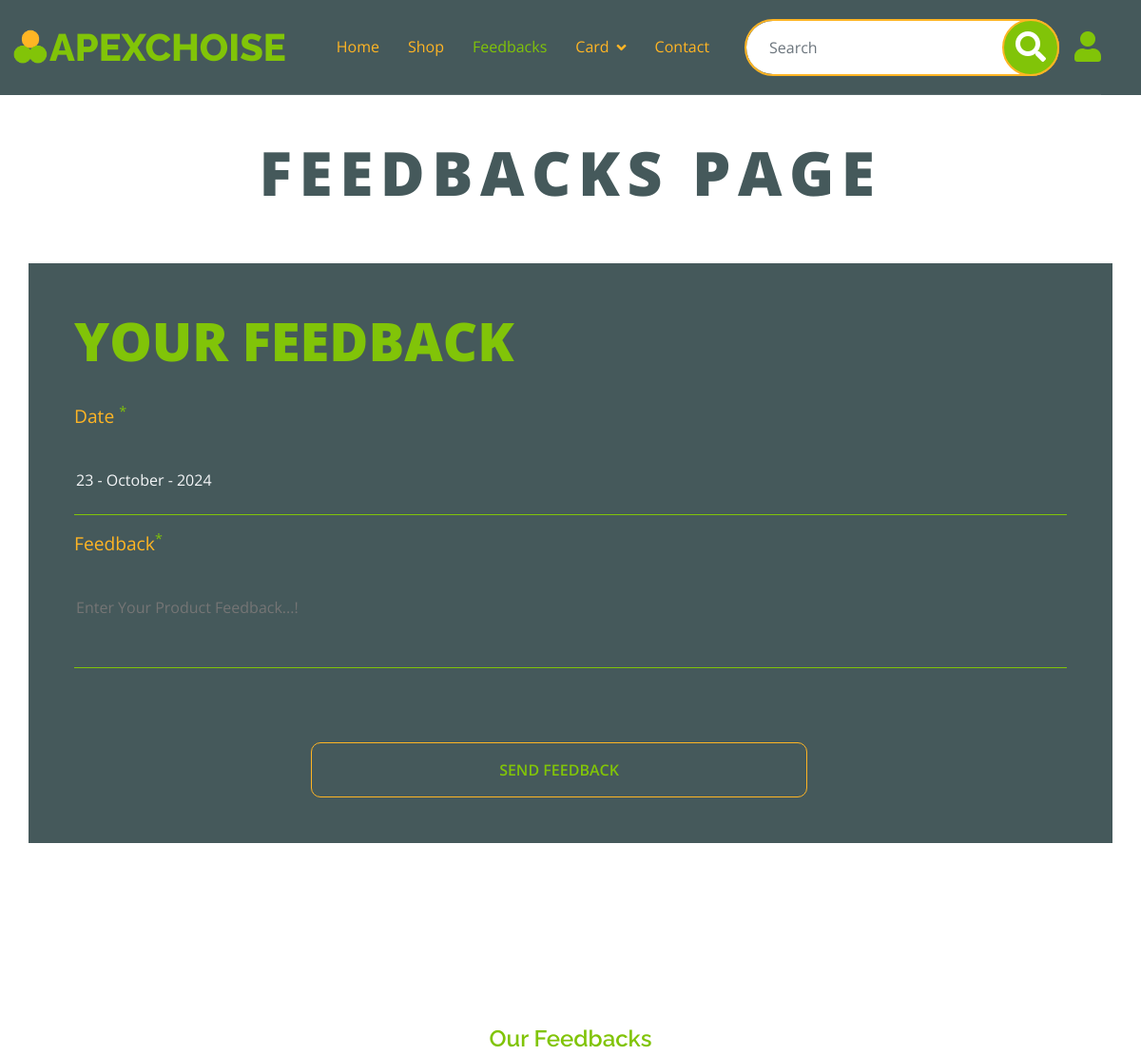
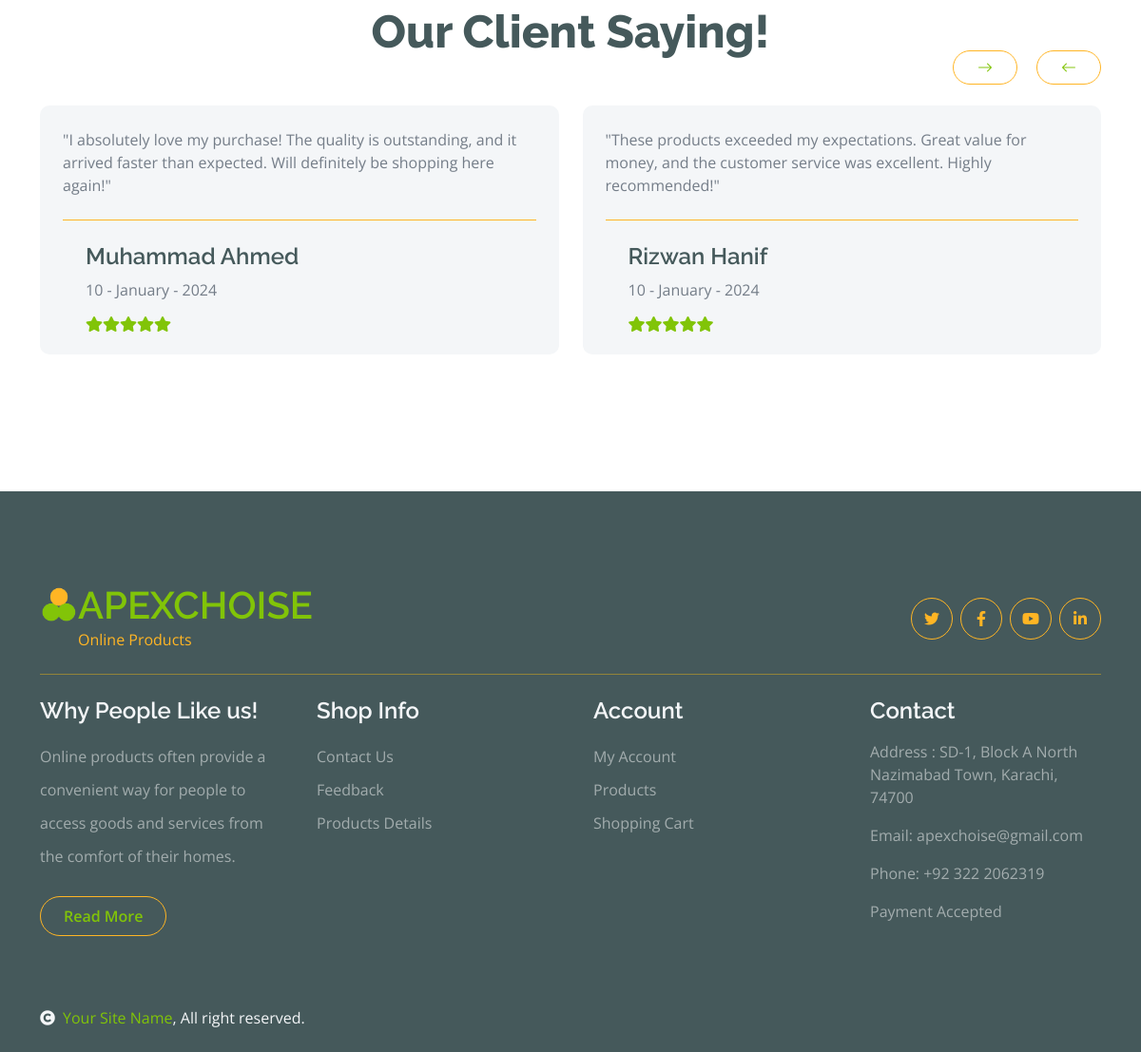
Screenshot of /index/testimonial.php (signed in) with the database file from the repository (2 pictures, top to bottom).
### tables this page shows
CREATE TABLE `feedbacks_table` (
  `Feedback_Id` int(8) NOT NULL,
  `Customer_Id` int(8) NOT NULL,
  `Feedback_Date` varchar(250) NOT NULL,
  `Feedback_text` varchar(250) NOT NULL,
  `Name` varchar(250) NOT NULL
);

### index/testimonial.php (the view, shortened to what this page needs)
<?php
require "../Admin/config.php";
include "nav.php";
if(isset($_SESSION['user']) && $_SESSION['user']){
?>
    <body>
       <div class="container-fluid bg-dark fixed-top">
            <div class="container ">
            <nav class="navbar navbar-light bg-dark navbar-expand-xl">
                    <a href="index.php" class="navbar-brand">
                        <h1 class="text-primary display-6 mt-2 " style="margin-left:-30px "><img src="img/logo.png" alt=""style="width:40px;margin-top:-8px " >Apexchoise</h1></a>
                    <div class="collapse navbar-collapse bg-dark" id="navbarCollapse">
                        <div class="navbar-nav mx-auto">
                            <a href="index.php" class="nav-item nav-link  text-secondary ">Home</a>
                            <a href="shop.php" class="nav-item nav-link text-secondary ">Shop</a>
                            <a href="testimonial.php" class="nav-item nav-link active ">Feedbacks</a>
                            <div class="nav-item dropdown">
                                <a href="#" class="nav-link dropdown-toggle text-secondary" data-bs-toggle="dropdown">Card</a>
                            </div>
                            <a href="contact.php" class="nav-item nav-link text-secondary">Contact</a>
                        </div>
                        <div class="position-relative ">
                            <form action="shop.php" role="search" method="get">
                            <input class="form-control class border-2 border-secondary w-150 py-3 px-4 rounded-pill" type="Search" id="Search" name="Search" placeholder="Search">
                            <button type="submit" class="btn btn-primary border-2 border-secondary  position-absolute rounded-pill  text-white h-100" style="top: 0; right: 0%;"><i class="fas fa-search fa-2x"></i></button>
                        </form>
                        </div>
                        <div class="d-flex m-3 me-0">
                            <a href="user.php" class="my-auto">
                                <i class="fas fa-user fa-2x"></i>
                            </a>
                        </div>
                    </div>
                </nav>
            </div>
        </div>
        <div class="container-fluid py-5 mt-5 ">
        <h1 class=" ahmed text-center text-dark display-3 py-5">Feedbacks Page</h1>
            <div class="container w-100 bg-dark p-5 ">
                <form action="" method="post" >
                    <div class="row ">
                    <h5 class="idrees mb-4  text-primary display-4 fw-semibold" style=" text-transform:uppercase;">Your Feedback </h1>
                    <div class="form-item">
                        <label class="form-label py-2 text-secondary"> Date <sup class="text-primary">*</sup></label> <br>
                                 <input  class="format py-4 text-light " type="text" name="Date"  placeholder="DD/MM/YY" value="<?php echo date('j \- F - Y ')?>" required >
                              </div>
                        <div class="form-item">
                        <label class="form-label py-2 mt-2 text-secondary">Feedback<sup class="text-primary">*</sup></label> <br>
                        <textarea class="format py-4 text-light" name="Feedback" style="height: 100px;  resize: none;" type="text" class="form-control boxed" placeholder="Enter Your Product Feedback...!" ></textarea>
                              </div>
                         <div class="row g-4 text-center align-items-center justify-content-center pt-4">
                                <button type="submit" name="sendfeedback" class="btn border-secondary py-3 px-4 text-uppercase w-50 text-primary">Send Feedback</button>
                            </div>
                    </div>
                </form>
            </div>
        </div>
        <div class="container-fluid testimonial mt-5 py-5">
            <div class="container py-5">
                <div class="testimonial-header text-center">
                    <h4 class="text-primary">Our Feedbacks</h4>
                    <h1 class="display-5 mb-5 text-dark">Our Client Saying!</h1>
                </div>
                <div class="owl-carousel testimonial-carousel">
                        <?php
                        $runfeedback="SELECT * FROM `feedbacks_table`";
                        $feebackquery=mysqli_query($connect,$runfeedback) or die("Fail");
                        if(mysqli_num_rows($feebackquery)>0){
                            ?>
                            <?php
                            while($row=mysqli_fetch_assoc($feebackquery)){
                                ?>
                <div class=" testimonial-item bg-light rounded p-4">
                                    <div class="mb-4 pb-4 border-bottom border-secondary">
                                <p class="mb-0"><?=$row['Feedback_text']?></p>
                            </div>
                            <div class="d-flex align-items-center flex-nowrap">
                                <div class="ms-4 d-block">
                                    <h4 class="text-dark"><?=$row['Name']?></h4>
                                    <p class="m-0 pb-3"><?=$row['Feedback_Date']?></p>
                                    <div class="d-flex pe-5">
                                        <i class="fas fa-star text-primary"></i>
                                        <i class="fas fa-star text-primary"></i>
                                        <i class="fas fa-star text-primary"></i>
                                        <i class="fas fa-star text-primary"></i>
                                        <i class="fas fa-star text-primary"></i>
                                    </div>
                                </div>
                            </div>
                            </div>
                                <?php
                            }
                            ?>
                            <?php
                        }
                        ?>
                        </div>
            </div>
            </div>
    </body>
    <?php
    include "../footer.php";
    ?>
</html>
<?php
}else{
    header("Location: login.php");
}
?>

### index/css/style.css (style rules this page uses)
.btn { font-weight: 600; transition: .5s; }
.btn.border-secondary { transition: 0.5s; }
.fixed-top { transition: 0.5s; background: var(--bs-white); border: 0; }
.navbar .navbar-nav .nav-link { padding: 10px 15px; font-size: 16px; transition: .5s; }
.navbar { height: 100px; width: 100%; border-bottom: 1px solid rgba(255, 255, 255, .1); }
.navbar .navbar-nav .nav-link:hover, .navbar .navbar-nav .nav-link.active, .fixed-top.bg-white .navbar .navbar-nav .nav-link:hover, .fixed-top.bg-white .navbar .navbar-nav .nav-link.active { color: var(--bs-primary); }
.navbar .dropdown-toggle::after { border: none; content: "\f107"; font-family: "Font Awesome 5 Free"; font-weight: 700; vertical-align: middle; margin-left: 8px; }

### index/nav.php (style rules this page uses)
.class { width: 100%; margin-right: 100px; }
.navbar-brand { text-transform:uppercase; }

### index/testimonial.php (style rules this page uses)
label { font-size:120%; }
.format { border: none !important; border-bottom: 1px solid #81c408 !important; outline: none !important; width: 100%; background-color:#45595b; }
.ahmed { text-transform: uppercase; letter-spacing: 0.2ch; font-family: 'Open Sans', 'Helvetica Neue'; }
.idrees { font-family: 'Open Sans', 'Helvetica Neue'; }

### rows the page displays
feedbacks_table: Feedback_text "\"I absolutely love my purchase! The quality is outstanding, and it arrived faster than expected. Will definitely be shopping here again!\"", Name "Muhammad Ahmed", Feedback_Date "10 - January - 2024"
feedbacks_table: Feedback_text "\"These products exceeded my expectations. Great value for money, and the customer service was excellent. Highly recommended!\"", Name "Rizwan Hanif", Feedback_Date "10 - January - 2024"
